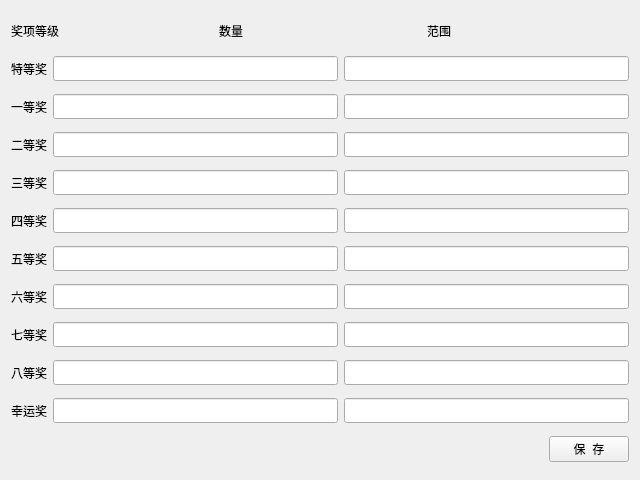
<?xml version="1.0" encoding="UTF-8"?>
<ui version="4.0">
 <class>Prize_Pool_Set</class>
 <widget class="QWidget" name="Prize_Pool_Set">
  <property name="geometry">
   <rect>
    <x>0</x>
    <y>0</y>
    <width>640</width>
    <height>480</height>
   </rect>
  </property>
  <property name="windowTitle">
   <string>Form</string>
  </property>
  <layout class="QHBoxLayout" name="horizontalLayout_13">
   <item>
    <layout class="QVBoxLayout" name="verticalLayout">
     <item>
      <layout class="QHBoxLayout" name="horizontalLayout">
       <item>
        <widget class="QLabel" name="label_4">
         <property name="maximumSize">
          <size>
           <width>16777215</width>
           <height>25</height>
          </size>
         </property>
         <property name="text">
          <string>奖项等级</string>
         </property>
        </widget>
       </item>
       <item>
        <widget class="QLabel" name="label_2">
         <property name="maximumSize">
          <size>
           <width>16777215</width>
           <height>25</height>
          </size>
         </property>
         <property name="text">
          <string>数量</string>
         </property>
        </widget>
       </item>
       <item>
        <widget class="QLabel" name="label_3">
         <property name="maximumSize">
          <size>
           <width>16777215</width>
           <height>25</height>
          </size>
         </property>
         <property name="text">
          <string>范围</string>
         </property>
        </widget>
       </item>
      </layout>
     </item>
     <item>
      <layout class="QHBoxLayout" name="horizontalLayout_2">
       <item>
        <widget class="QLabel" name="label">
         <property name="maximumSize">
          <size>
           <width>16777215</width>
           <height>25</height>
          </size>
         </property>
         <property name="text">
          <string>特等奖</string>
         </property>
        </widget>
       </item>
       <item>
        <widget class="QLineEdit" name="lineEdit_c0">
         <property name="maximumSize">
          <size>
           <width>16777215</width>
           <height>25</height>
          </size>
         </property>
        </widget>
       </item>
       <item>
        <widget class="QLineEdit" name="lineEdit_r0">
         <property name="maximumSize">
          <size>
           <width>16777215</width>
           <height>25</height>
          </size>
         </property>
        </widget>
       </item>
      </layout>
     </item>
     <item>
      <layout class="QHBoxLayout" name="horizontalLayout_3">
       <item>
        <widget class="QLabel" name="label_5">
         <property name="maximumSize">
          <size>
           <width>16777215</width>
           <height>25</height>
          </size>
         </property>
         <property name="text">
          <string>一等奖</string>
         </property>
        </widget>
       </item>
       <item>
        <widget class="QLineEdit" name="lineEdit_c1">
         <property name="maximumSize">
          <size>
           <width>16777215</width>
           <height>25</height>
          </size>
         </property>
        </widget>
       </item>
       <item>
        <widget class="QLineEdit" name="lineEdit_r1">
         <property name="maximumSize">
          <size>
           <width>16777215</width>
           <height>25</height>
          </size>
         </property>
        </widget>
       </item>
      </layout>
     </item>
     <item>
      <layout class="QHBoxLayout" name="horizontalLayout_4">
       <item>
        <widget class="QLabel" name="label_6">
         <property name="maximumSize">
          <size>
           <width>16777215</width>
           <height>25</height>
          </size>
         </property>
         <property name="text">
          <string>二等奖</string>
         </property>
        </widget>
       </item>
       <item>
        <widget class="QLineEdit" name="lineEdit_c2">
         <property name="maximumSize">
          <size>
           <width>16777215</width>
           <height>25</height>
          </size>
         </property>
        </widget>
       </item>
       <item>
        <widget class="QLineEdit" name="lineEdit_r2">
         <property name="maximumSize">
          <size>
           <width>16777215</width>
           <height>25</height>
          </size>
         </property>
        </widget>
       </item>
      </layout>
     </item>
     <item>
      <layout class="QHBoxLayout" name="horizontalLayout_5">
       <item>
        <widget class="QLabel" name="label_7">
         <property name="maximumSize">
          <size>
           <width>16777215</width>
           <height>25</height>
          </size>
         </property>
         <property name="text">
          <string>三等奖</string>
         </property>
        </widget>
       </item>
       <item>
        <widget class="QLineEdit" name="lineEdit_c3">
         <property name="maximumSize">
          <size>
           <width>16777215</width>
           <height>25</height>
          </size>
         </property>
        </widget>
       </item>
       <item>
        <widget class="QLineEdit" name="lineEdit_r3">
         <property name="maximumSize">
          <size>
           <width>16777215</width>
           <height>25</height>
          </size>
         </property>
        </widget>
       </item>
      </layout>
     </item>
     <item>
      <layout class="QHBoxLayout" name="horizontalLayout_6">
       <item>
        <widget class="QLabel" name="label_8">
         <property name="maximumSize">
          <size>
           <width>16777215</width>
           <height>25</height>
          </size>
         </property>
         <property name="text">
          <string>四等奖</string>
         </property>
        </widget>
       </item>
       <item>
        <widget class="QLineEdit" name="lineEdit_c4">
         <property name="maximumSize">
          <size>
           <width>16777215</width>
           <height>25</height>
          </size>
         </property>
        </widget>
       </item>
       <item>
        <widget class="QLineEdit" name="lineEdit_r4">
         <property name="maximumSize">
          <size>
           <width>16777215</width>
           <height>25</height>
          </size>
         </property>
        </widget>
       </item>
      </layout>
     </item>
     <item>
      <layout class="QHBoxLayout" name="horizontalLayout_7">
       <item>
        <widget class="QLabel" name="label_9">
         <property name="maximumSize">
          <size>
           <width>16777215</width>
           <height>25</height>
          </size>
         </property>
         <property name="text">
          <string>五等奖</string>
         </property>
        </widget>
       </item>
       <item>
        <widget class="QLineEdit" name="lineEdit_c5">
         <property name="maximumSize">
          <size>
           <width>16777215</width>
           <height>25</height>
          </size>
         </property>
        </widget>
       </item>
       <item>
        <widget class="QLineEdit" name="lineEdit_r5">
         <property name="maximumSize">
          <size>
           <width>16777215</width>
           <height>25</height>
          </size>
         </property>
        </widget>
       </item>
      </layout>
     </item>
     <item>
      <layout class="QHBoxLayout" name="horizontalLayout_8">
       <item>
        <widget class="QLabel" name="label_10">
         <property name="maximumSize">
          <size>
           <width>16777215</width>
           <height>25</height>
          </size>
         </property>
         <property name="text">
          <string>六等奖</string>
         </property>
        </widget>
       </item>
       <item>
        <widget class="QLineEdit" name="lineEdit_c6">
         <property name="maximumSize">
          <size>
           <width>16777215</width>
           <height>25</height>
          </size>
         </property>
        </widget>
       </item>
       <item>
        <widget class="QLineEdit" name="lineEdit_r6">
         <property name="maximumSize">
          <size>
           <width>16777215</width>
           <height>25</height>
          </size>
         </property>
        </widget>
       </item>
      </layout>
     </item>
     <item>
      <layout class="QHBoxLayout" name="horizontalLayout_9">
       <item>
        <widget class="QLabel" name="label_11">
         <property name="maximumSize">
          <size>
           <width>16777215</width>
           <height>25</height>
          </size>
         </property>
         <property name="text">
          <string>七等奖</string>
         </property>
        </widget>
       </item>
       <item>
        <widget class="QLineEdit" name="lineEdit_c7">
         <property name="maximumSize">
          <size>
           <width>16777215</width>
           <height>25</height>
          </size>
         </property>
        </widget>
       </item>
       <item>
        <widget class="QLineEdit" name="lineEdit_r7">
         <property name="maximumSize">
          <size>
           <width>16777215</width>
           <height>25</height>
          </size>
         </property>
        </widget>
       </item>
      </layout>
     </item>
     <item>
      <layout class="QHBoxLayout" name="horizontalLayout_10">
       <item>
        <widget class="QLabel" name="label_15">
         <property name="maximumSize">
          <size>
           <width>16777215</width>
           <height>25</height>
          </size>
         </property>
         <property name="text">
          <string>八等奖</string>
         </property>
        </widget>
       </item>
       <item>
        <widget class="QLineEdit" name="lineEdit_c8">
         <property name="maximumSize">
          <size>
           <width>16777215</width>
           <height>25</height>
          </size>
         </property>
        </widget>
       </item>
       <item>
        <widget class="QLineEdit" name="lineEdit_r8">
         <property name="maximumSize">
          <size>
           <width>16777215</width>
           <height>25</height>
          </size>
         </property>
        </widget>
       </item>
      </layout>
     </item>
     <item>
      <layout class="QHBoxLayout" name="horizontalLayout_11">
       <item>
        <widget class="QLabel" name="label_12">
         <property name="maximumSize">
          <size>
           <width>16777215</width>
           <height>25</height>
          </size>
         </property>
         <property name="text">
          <string>幸运奖</string>
         </property>
        </widget>
       </item>
       <item>
        <widget class="QLineEdit" name="lineEdit_c9">
         <property name="maximumSize">
          <size>
           <width>16777215</width>
           <height>25</height>
          </size>
         </property>
        </widget>
       </item>
       <item>
        <widget class="QLineEdit" name="lineEdit_r9">
         <property name="maximumSize">
          <size>
           <width>16777215</width>
           <height>25</height>
          </size>
         </property>
        </widget>
       </item>
      </layout>
     </item>
     <item>
      <layout class="QHBoxLayout" name="horizontalLayout_12">
       <item>
        <widget class="QLabel" name="label_13">
         <property name="text">
          <string/>
         </property>
        </widget>
       </item>
       <item>
        <widget class="QPushButton" name="pushButton">
         <property name="maximumSize">
          <size>
           <width>80</width>
           <height>16777215</height>
          </size>
         </property>
         <property name="text">
          <string>保  存</string>
         </property>
        </widget>
       </item>
      </layout>
     </item>
    </layout>
   </item>
  </layout>
 </widget>
 <resources/>
 <connections>
  <connection>
   <sender>pushButton</sender>
   <signal>clicked()</signal>
   <receiver>Prize_Pool_Set</receiver>
   <slot>save()</slot>
   <hints>
    <hint type="sourcelabel">
     <x>578</x>
     <y>446</y>
    </hint>
    <hint type="destinationlabel">
     <x>889</x>
     <y>440</y>
    </hint>
   </hints>
  </connection>
 </connections>
 <slots>
  <slot>save()</slot>
 </slots>
</ui>
